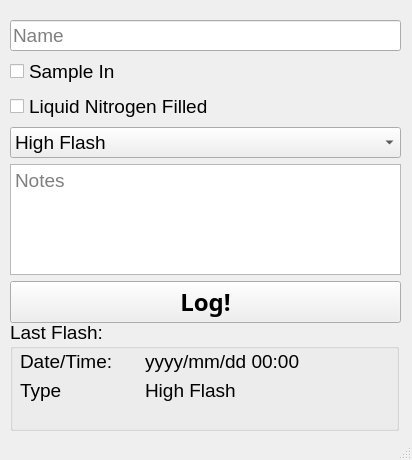
<?xml version="1.0" encoding="UTF-8"?>
<ui version="4.0">
 <class>MainWindow</class>
 <widget class="QMainWindow" name="MainWindow">
  <property name="windowModality">
   <enum>Qt::NonModal</enum>
  </property>
  <property name="enabled">
   <bool>true</bool>
  </property>
  <property name="geometry">
   <rect>
    <x>0</x>
    <y>0</y>
    <width>412</width>
    <height>460</height>
   </rect>
  </property>
  <property name="sizePolicy">
   <sizepolicy hsizetype="Fixed" vsizetype="Fixed">
    <horstretch>0</horstretch>
    <verstretch>0</verstretch>
   </sizepolicy>
  </property>
  <property name="font">
   <font>
    <weight>50</weight>
    <italic>false</italic>
    <bold>false</bold>
    <underline>false</underline>
   </font>
  </property>
  <property name="cursor">
   <cursorShape>ArrowCursor</cursorShape>
  </property>
  <property name="windowTitle">
   <string>Flash Logger!</string>
  </property>
  <property name="windowIcon">
   <iconset>
    <normaloff>icon.png</normaloff>icon.png</iconset>
  </property>
  <property name="windowOpacity">
   <double>1.000000000000000</double>
  </property>
  <property name="autoFillBackground">
   <bool>false</bool>
  </property>
  <property name="windowFilePath">
   <string/>
  </property>
  <property name="documentMode">
   <bool>false</bool>
  </property>
  <widget class="QWidget" name="centralwidget">
   <property name="sizePolicy">
    <sizepolicy hsizetype="MinimumExpanding" vsizetype="MinimumExpanding">
     <horstretch>0</horstretch>
     <verstretch>0</verstretch>
    </sizepolicy>
   </property>
   <widget class="QWidget" name="gridLayoutWidget">
    <property name="geometry">
     <rect>
      <x>10</x>
      <y>20</y>
      <width>391</width>
      <height>303</height>
     </rect>
    </property>
    <property name="font">
     <font>
      <pointsize>14</pointsize>
      <weight>50</weight>
      <italic>false</italic>
      <bold>false</bold>
      <underline>false</underline>
     </font>
    </property>
    <layout class="QGridLayout" name="gridLayout">
     <item row="3" column="0">
      <widget class="QComboBox" name="comboBox">
       <property name="font">
        <font>
         <pointsize>14</pointsize>
         <weight>50</weight>
         <italic>false</italic>
         <bold>false</bold>
         <underline>false</underline>
        </font>
       </property>
       <item>
        <property name="text">
         <string>High Flash</string>
        </property>
       </item>
       <item>
        <property name="text">
         <string>Low Flash</string>
        </property>
       </item>
      </widget>
     </item>
     <item row="4" column="0">
      <widget class="QPlainTextEdit" name="notebox">
       <property name="font">
        <font>
         <pointsize>14</pointsize>
         <weight>50</weight>
         <italic>false</italic>
         <bold>false</bold>
         <underline>false</underline>
        </font>
       </property>
       <property name="placeholderText">
        <string>Notes</string>
       </property>
      </widget>
     </item>
     <item row="5" column="0">
      <widget class="QPushButton" name="startButton">
       <property name="sizePolicy">
        <sizepolicy hsizetype="Minimum" vsizetype="MinimumExpanding">
         <horstretch>0</horstretch>
         <verstretch>0</verstretch>
        </sizepolicy>
       </property>
       <property name="maximumSize">
        <size>
         <width>450</width>
         <height>100</height>
        </size>
       </property>
       <property name="font">
        <font>
         <family>Segoe Print</family>
         <pointsize>18</pointsize>
         <weight>75</weight>
         <italic>false</italic>
         <bold>true</bold>
         <underline>false</underline>
        </font>
       </property>
       <property name="text">
        <string>Log!</string>
       </property>
      </widget>
     </item>
     <item row="1" column="0">
      <widget class="QCheckBox" name="sample_checkBox">
       <property name="font">
        <font>
         <pointsize>14</pointsize>
         <weight>50</weight>
         <italic>false</italic>
         <bold>false</bold>
         <underline>false</underline>
        </font>
       </property>
       <property name="text">
        <string>Sample In</string>
       </property>
      </widget>
     </item>
     <item row="0" column="0">
      <widget class="QLineEdit" name="useredit">
       <property name="font">
        <font>
         <pointsize>14</pointsize>
         <weight>50</weight>
         <italic>false</italic>
         <bold>false</bold>
         <underline>false</underline>
        </font>
       </property>
       <property name="placeholderText">
        <string>Name</string>
       </property>
      </widget>
     </item>
     <item row="2" column="0">
      <widget class="QCheckBox" name="ln2_checkBox">
       <property name="font">
        <font>
         <pointsize>14</pointsize>
         <weight>50</weight>
         <italic>false</italic>
         <bold>false</bold>
         <underline>false</underline>
        </font>
       </property>
       <property name="text">
        <string>Liquid Nitrogen Filled</string>
       </property>
      </widget>
     </item>
    </layout>
   </widget>
   <widget class="QGroupBox" name="groupBox">
    <property name="geometry">
     <rect>
      <x>10</x>
      <y>320</y>
      <width>389</width>
      <height>111</height>
     </rect>
    </property>
    <property name="font">
     <font>
      <pointsize>14</pointsize>
      <weight>50</weight>
      <italic>false</italic>
      <bold>false</bold>
      <underline>false</underline>
     </font>
    </property>
    <property name="title">
     <string>Last Flash:</string>
    </property>
    <widget class="QWidget" name="formLayoutWidget">
     <property name="geometry">
      <rect>
       <x>10</x>
       <y>30</y>
       <width>361</width>
       <height>61</height>
      </rect>
     </property>
     <layout class="QFormLayout" name="formLayout">
      <property name="horizontalSpacing">
       <number>32</number>
      </property>
      <item row="0" column="0">
       <widget class="QLabel" name="label">
        <property name="font">
         <font>
          <pointsize>14</pointsize>
          <weight>50</weight>
          <italic>false</italic>
          <bold>false</bold>
          <underline>false</underline>
         </font>
        </property>
        <property name="text">
         <string>Date/Time:</string>
        </property>
       </widget>
      </item>
      <item row="0" column="1">
       <widget class="QLabel" name="datetime_label">
        <property name="font">
         <font>
          <pointsize>14</pointsize>
          <weight>50</weight>
          <italic>false</italic>
          <bold>false</bold>
          <underline>false</underline>
         </font>
        </property>
        <property name="text">
         <string>yyyy/mm/dd 00:00</string>
        </property>
       </widget>
      </item>
      <item row="1" column="1">
       <widget class="QLabel" name="flash_label">
        <property name="font">
         <font>
          <pointsize>14</pointsize>
          <weight>50</weight>
          <italic>false</italic>
          <bold>false</bold>
          <underline>false</underline>
         </font>
        </property>
        <property name="text">
         <string>High Flash</string>
        </property>
       </widget>
      </item>
      <item row="1" column="0">
       <widget class="QLabel" name="label_2">
        <property name="font">
         <font>
          <pointsize>14</pointsize>
          <weight>50</weight>
          <italic>false</italic>
          <bold>false</bold>
          <underline>false</underline>
         </font>
        </property>
        <property name="text">
         <string>Type</string>
        </property>
       </widget>
      </item>
     </layout>
    </widget>
   </widget>
  </widget>
  <widget class="QStatusBar" name="statusBar"/>
 </widget>
 <resources/>
 <connections/>
</ui>
